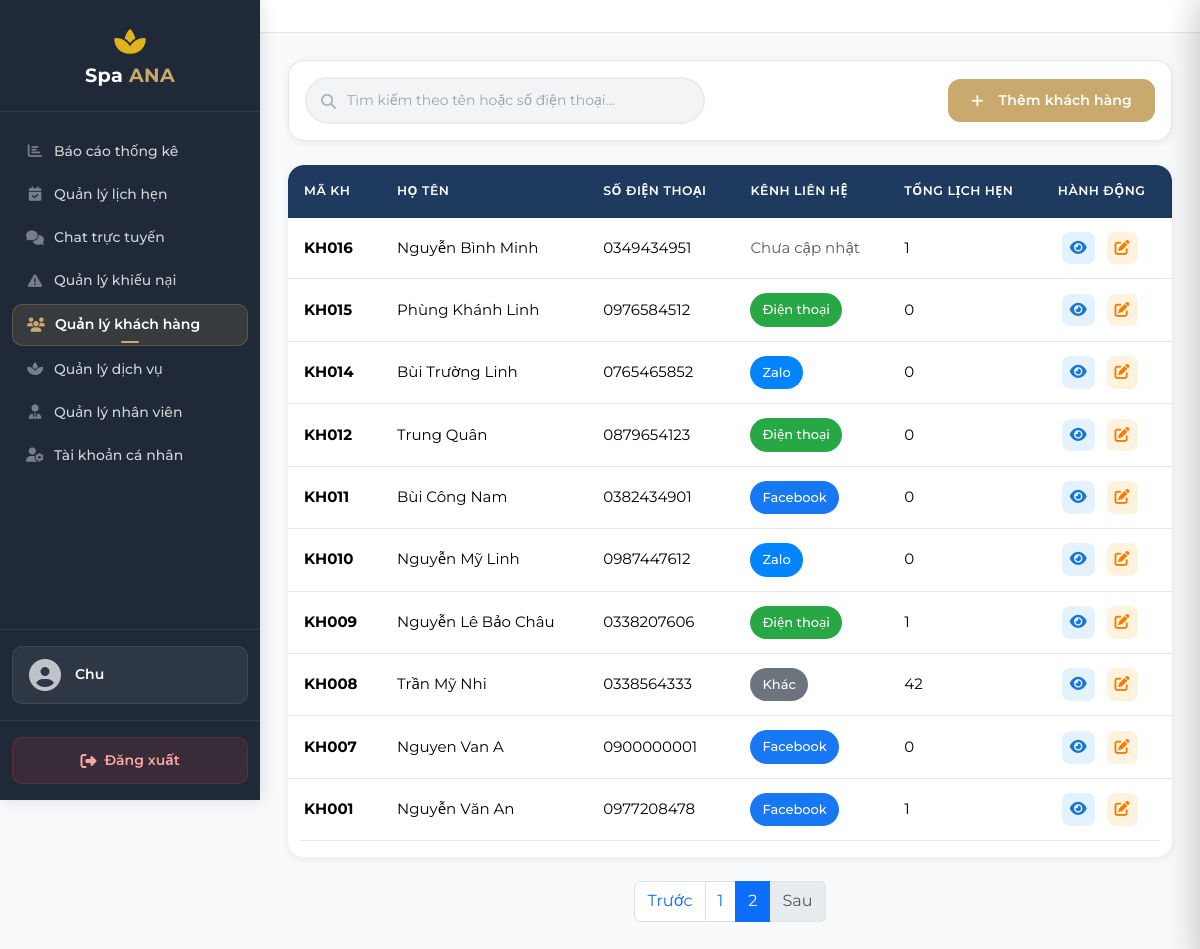
Page /manage/customers/?page=2 (signed in) on the committed database.
### customers/models.py (models this page shows, shortened)
class CustomerProfile(models.Model):
    GENDER_CHOICES = [
        ('Nam', 'Nam'),
        ('Nu', 'Nữ'),
        ('Khac', 'Khác'),
    ]
    user = models.OneToOneField(
        User, on_delete=models.SET_NULL,
        null=True, blank=True,
        related_name='customer_profile',
        verbose_name='User'
    )
    phone = models.CharField(max_length=15, unique=True, verbose_name='Số điện thoại')
    full_name = models.CharField(max_length=100, verbose_name='Họ và tên')
    email = models.CharField(max_length=255, blank=True, null=True, unique=True, verbose_name='Email')
    gender = models.CharField(max_length=10, choices=GENDER_CHOICES, blank=True, null=True, verbose_name='Giới tính')
    dob = models.DateField(blank=True, null=True, verbose_name='Ngày sinh')
    address = models.CharField(max_length=255, blank=True, null=True, verbose_name='Địa chỉ')
    notes = models.CharField(max_length=1000, blank=True, null=True, verbose_name='Ghi chú')
    contact_channel = models.CharField(max_length=20, blank=True, null=True, verbose_name='Kênh liên hệ')
    created_at = models.DateTimeField(auto_now_add=True, verbose_name='Thời điểm tạo hồ sơ')
    updated_at = models.DateTimeField(auto_now=True, null=True, blank=True, verbose_name='Thời điểm cập nhật gần nhất')
    class Meta:
        db_table = 'customer_profiles'
        verbose_name = 'Khách hàng'
        verbose_name_plural = 'Khách hàng'
        ordering = ['-created_at']
        indexes = [models.Index(fields=['phone'])]
        constraints = [
            models.CheckConstraint(
                check=models.Q(gender__in=['Nam', 'Nu', 'Khac']) | models.Q(gender__isnull=True),
                name='customerprofile_gender_valid'
            )
        ]

### customers/views.py (the view, shortened to what this page needs)
# urls.py: path('manage/customers/', views.admin_customers, name='admin_customers'),
@login_required(login_url='accounts:login')
def admin_customers(request):
    if not (request.user.is_staff or request.user.is_superuser):
        messages.error(request, 'Bạn không có quyền truy cập trang này.')
        return redirect('pages:home')
    search_query = request.GET.get('search', '').strip()
    customers_qs = CustomerProfile.objects.select_related('user').filter(
        Q(user__isnull=True) | Q(user__is_staff=False, user__is_superuser=False)
    )
    if search_query:
        customers_qs = customers_qs.filter(
            Q(full_name__icontains=search_query) |
            Q(phone__icontains=search_query)
        )
    customers_qs = customers_qs.order_by('-created_at')
    from django.core.paginator import Paginator, EmptyPage, PageNotAnInteger
    paginator = Paginator(customers_qs, 10) # 10 items per page
    page_number = request.GET.get('page', 1)
    try:
        customers = paginator.get_page(page_number)
    except PageNotAnInteger:
        customers = paginator.get_page(1)
    except EmptyPage:
        customers = paginator.get_page(paginator.num_pages)
    return render(request, 'customers/admin_customers.html', {
        'customers': customers,
        'search_query': search_query,
    })

### templates/customers/admin_customers.html (shortened to what this page needs)
{% extends "manage/base.html" %}
{% load static %}
{% block content %}
<div class="card mb-4">
    <div class="card-body">
        <div class="row align-items-center">
            <div class="col-md-8">
                <form method="GET" action="{% url 'customers:admin_customers' %}" class="search-box m-0 w-100" id="searchFilterForm">
                    <i class="fas fa-search"></i>
                    <input type="text" class="form-control" name="search" id="searchInput" placeholder="Tìm kiếm theo tên hoặc số điện thoại..." value="{{ search_query }}">
                </form>
            </div>
            <div class="col-md-4 text-md-end mt-3 mt-md-0">
                <button class="btn btn-warning" data-bs-toggle="modal" data-bs-target="#addCustomerModal">
                    <i class="fas fa-plus me-2"></i>Thêm khách hàng
                </button>
            </div>
        </div>
    </div>
</div>
<div class="customer-table">
    <div class="table-responsive">
        <table class="table table-hover" id="customerTable">
            <thead>
                <tr>
                    <th>Mã KH</th>
                    <th>Họ tên</th>
                    <th>Số điện thoại</th>
                    <th>Kênh liên hệ</th>
                    <th>Tổng lịch hẹn</th>
                    <th>Hành động</th>
                </tr>
            </thead>
            <tbody id="customerTableBody">
                {% for c in customers %}
                <tr>
                    <td><strong>KH{{ c.id|stringformat:"03d" }}</strong></td>
                    <td>{{ c.full_name }}</td>
                    <td>{{ c.phone }}</td>
                    <td>
                        {% if c.contact_channel %}
                            <span class="contact-badge
                                {% if c.contact_channel == 'Zalo' %}zalo
                                {% elif c.contact_channel == 'Facebook' %}facebook
                                {% elif c.contact_channel == 'Điện thoại' %}dien-thoai
                                {% elif c.contact_channel == 'Khác' %}khac
                                {% else %}mac-dinh
                                {% endif %}">
                                {{ c.contact_channel }}
                            </span>
                        {% else %}
                            <span class="text-muted">Chưa cập nhật</span>
                        {% endif %}
                    </td>
                    <td>
                        {% if c.appointments.count %}
                            {{ c.appointments.count }}
                        {% else %}
                            0
                        {% endif %}
                    </td>
                    <td>
                        <button class="action-btn view"
                            onclick="viewCustomer(
                                '{{ c.id }}',
                                '{{ c.full_name|escapejs }}',
                                '{{ c.phone|escapejs }}',
                                '{% if c.dob %}{{ c.dob|date:"Y-m-d" }}{% endif %}',
                                '{{ c.contact_channel|default:""|escapejs }}',
                                '{{ c.notes|default:""|escapejs }}',
                                '{% if c.appointments.count %}{{ c.appointments.count }}{% else %}0{% endif %}',
                                '{{ c.created_at|date:"Y-m-d" }}',
                                '{{ c.gender|default:""|escapejs }}',
                                '{{ c.address|default:""|escapejs }}'
                            )"
                            title="Xem">
                            <i class="fas fa-eye"></i>
                        </button>
                        <button class="action-btn edit"
                            onclick='editCustomer(
                                "{{ c.id }}",
                                "{{ c.full_name|escapejs }}",
                                "{{ c.phone|escapejs }}",
                                "{% if c.dob %}{{ c.dob|date:'Y-m-d' }}{% endif %}",
                                "{{ c.contact_channel|default:''|escapejs }}",
                                "{{ c.notes|default:''|escapejs }}",
                                "{{ c.gender|default:''|escapejs }}",
                                "{{ c.address|default:''|escapejs }}"
                            )'
                            title="Sửa">
                            <i class="fas fa-edit"></i>
                        </button>
                    </td>
                </tr>
                {% empty %}
                <tr>
                    <td colspan="6" class="text-center py-4">Chưa có khách hàng nào</td>
                </tr>
                {% endfor %}
            </tbody>
        </table>
    </div>
</div>
{% if customers.has_other_pages %}
<nav class="mt-4">
    <ul class="pagination justify-content-center">
        {% if customers.has_previous %}
        <li class="page-item">
            <a class="page-link" href="?page={{ customers.previous_page_number }}{% if search_query %}&search={{ search_query }}{% endif %}">Trước</a>
        </li>
        {% else %}
        <li class="page-item disabled"><a class="page-link" href="#">Trước</a></li>
        {% endif %}
        {% for num in customers.paginator.page_range %}
            {% if customers.number == num %}
            <li class="page-item active"><span class="page-link">{{ num }}</span></li>
            {% elif num > customers.number|add:'-3' and num < customers.number|add:'3' %}
            <li class="page-item"><a class="page-link" href="?page={{ num }}{% if search_query %}&search={{ search_query }}{% endif %}">{{ num }}</a></li>
            {% endif %}
        {% endfor %}
        {% if customers.has_next %}
        <li class="page-item">
            <a class="page-link" href="?page={{ customers.next_page_number }}{% if search_query %}&search={{ search_query }}{% endif %}">Sau</a>
        </li>
        {% else %}
        <li class="page-item disabled"><a class="page-link" href="#">Sau</a></li>
        {% endif %}
    </ul>
</nav>
{% endif %}
<div class="position-fixed bottom-0 end-0 p-3" style="z-index: 1100">
</div>
{% endblock %}

### templates/manage/includes/sidebar.html (shortened to what this page needs)
{% load static %}
<nav class="admin-sidebar" id="sidebar">
    <div class="sidebar-header">
        <i class="fas fa-spa fa-2x mb-2" style="color: #E0B21B;"></i>
        <h3>Spa <span>ANA</span></h3>
    </div>
    <ul class="nav flex-column sidebar-nav">
        {% if request.user.is_superuser %}
        <li class="nav-item">
            <a class="nav-link {% if request.resolver_match.url_name == 'admin_reports' %}active{% endif %}" href="{% url 'reports:admin_reports' %}">
                <i class="fas fa-chart-bar"></i>
                Báo cáo thống kê
            </a>
        </li>
        {% endif %}
        <li class="nav-item">
            <a class="nav-link {% if request.resolver_match.url_name == 'admin_appointments' %}active{% endif %}" href="{% url 'appointments:admin_appointments' %}">
                <i class="fas fa-calendar-check"></i>
                <span class="sidebar-link-label">Quản lý lịch hẹn</span>
            </a>
        </li>
        <li class="nav-item">
            <a class="nav-link sidebar-chat-link {% if request.resolver_match.url_name == 'admin_live_chat' %}active{% endif %}" href="{% url 'chat:admin_live_chat' %}">
                <i class="fas fa-comments"></i>
                <span class="sidebar-link-label">Chat trực tuyến</span>
            </a>
        </li>
        <li class="nav-item">
            <a class="nav-link {% if request.resolver_match.url_name == 'admin_complaints' %}active{% endif %}" href="{% url 'complaints:admin_complaints' %}">
                <i class="fas fa-exclamation-triangle"></i>
                <span class="sidebar-link-label">Quản lý khiếu nại</span>
            </a>
        </li>
        <li class="nav-item">
            <a class="nav-link {% if request.resolver_match.url_name == 'admin_customers' %}active{% endif %}" href="{% url 'customers:admin_customers' %}">
                <i class="fas fa-users"></i>
                Quản lý khách hàng
            </a>
        </li>
        <li class="nav-item">
            <a class="nav-link {% if request.resolver_match.url_name == 'admin_services' %}active{% endif %}" href="{% url 'spa_services:admin_services' %}">
                <i class="fas fa-spa"></i>
                Quản lý dịch vụ
            </a>
        </li>
        {% if request.user.is_superuser %}
        <li class="nav-item">
            <a class="nav-link {% if request.resolver_match.url_name == 'admin_staff' %}active{% endif %}" href="{% url 'staff:admin_staff' %}">
                <i class="fas fa-user-tie"></i>
                Quản lý nhân viên
            </a>
        </li>
        {% endif %}
        <li class="nav-item">
            <a class="nav-link {% if request.resolver_match.url_name == 'admin_profile' %}active{% endif %}" href="{% url 'admin_panel:admin_profile' %}">
                <i class="fas fa-user-cog"></i>
                Tài khoản cá nhân
            </a>
        </li>
    </ul>
    <div class="sidebar-user-info">
        <div class="user-avatar-section">
            <div class="user-avatar">
                <i class="fas fa-user-circle"></i>
            </div>
            <div class="user-name">
                {% if request.user.customerprofile.full_name %}
                    {{ request.user.customerprofile.full_name }}
                {% else %}
                    {{ request.user.username }}
                {% endif %}
            </div>
        </div>
    </div>
    <div class="sidebar-footer">
        <a href="{% url 'admin_panel:admin_logout' %}" class="btn btn-logout logout-link">
            <i class="fas fa-sign-out-alt"></i>
            Đăng xuất
        </a>
    </div>
</nav>

### rows in the picture
CustomerProfile: id "016", full_name "Nguyễn Bình Minh", phone "0349434951", shows "Chưa cập nhật", appointments.count "1"
CustomerProfile: id "015", full_name "Phùng Khánh Linh", phone "0976584512", contact_channel "Điện thoại"
CustomerProfile: id "014", full_name "Bùi Trường Linh", phone "0765465852", contact_channel "Zalo"
CustomerProfile: id "012", full_name "Trung Quân", phone "0879654123", contact_channel "Điện thoại"
CustomerProfile: id "011", full_name "Bùi Công Nam", phone "0382434901", contact_channel "Facebook"
CustomerProfile: id "010", full_name "Nguyễn Mỹ Linh", phone "0987447612", contact_channel "Zalo"
CustomerProfile: id "009", full_name "Nguyễn Lê Bảo Châu", phone "0338207606", contact_channel "Điện thoại", appointments.count "1"
CustomerProfile: id "008", full_name "Trần Mỹ Nhi", phone "0338564333", contact_channel "Khác", appointments.count "42"
CustomerProfile: id "007", full_name "Nguyen Van A", phone "0900000001", contact_channel "Facebook"
CustomerProfile: id "001", full_name "Nguyễn Văn An", phone "0977208478", contact_channel "Facebook", appointments.count "1"

### other values in the picture
{{ request.user.username }} "Chu"
{{ num }} "1"
{{ num }} "2"
